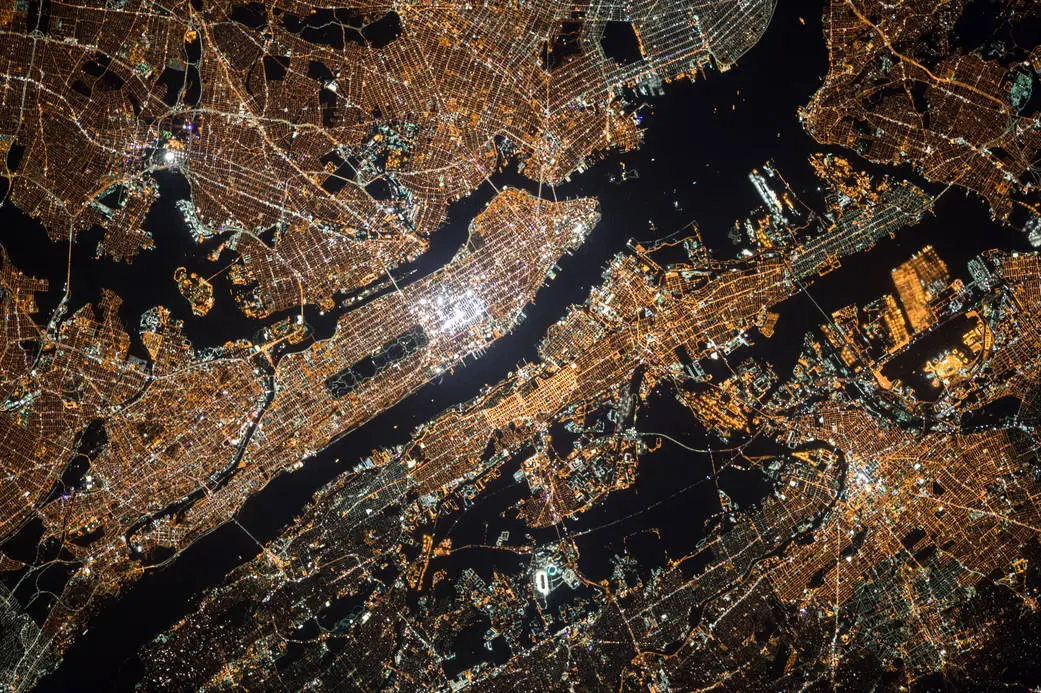
#> input picture iss045e066112.jpeg, 1041 x 693 px
$ jupyter execute --allow-errors nyc.ipynb
#> lines starting #> are read from the running program, lines starting #| are printed output that depends on the picture
[cell 1]
from tqdm import tqdm
import jax
import os

# change JAX GPU memory preallocation fraction
os.environ['XLA_PYTHON_CLIENT_MEM_FRACTION'] = '.95'

# jax.print_environment_info()

[cell 2]
import jax.numpy as jnp
# from IPython.display import YouTubeVideo

from pmwd import (
    Configuration,
    SimpleLCDM,
    boltzmann,
    white_noise, linear_modes,
    lpt,
    nbody,
    scatter,
)
from pmwd.vis_util import simshow

[cell 3]
from PIL import Image

import matplotlib.pyplot as plt

# Load the image
image_path = 'iss045e066112.jpeg'
image = Image.open(image_path)
#> image is the input picture: PIL image 1041x693 RGB; mean R, G, B 76.2, 60.1, 47

# Convert the image to grayscale
image = image.convert('L')
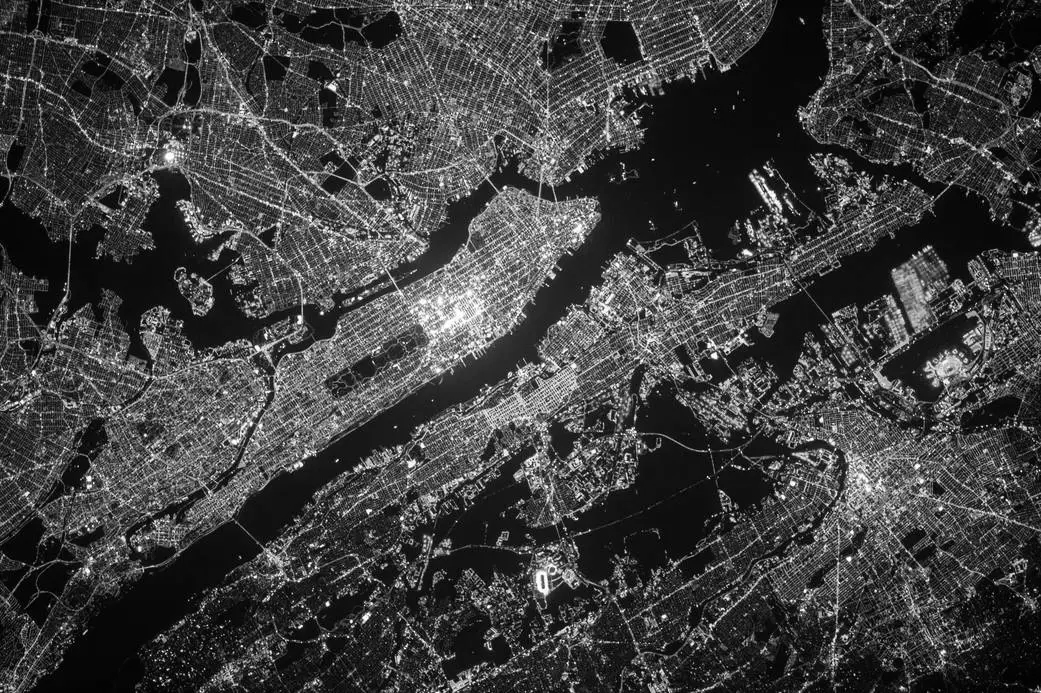
#> image: PIL image 1041x693 L; min 0, max 255, mean 63.4

# rotate
ang = -135
image = image.rotate(ang)
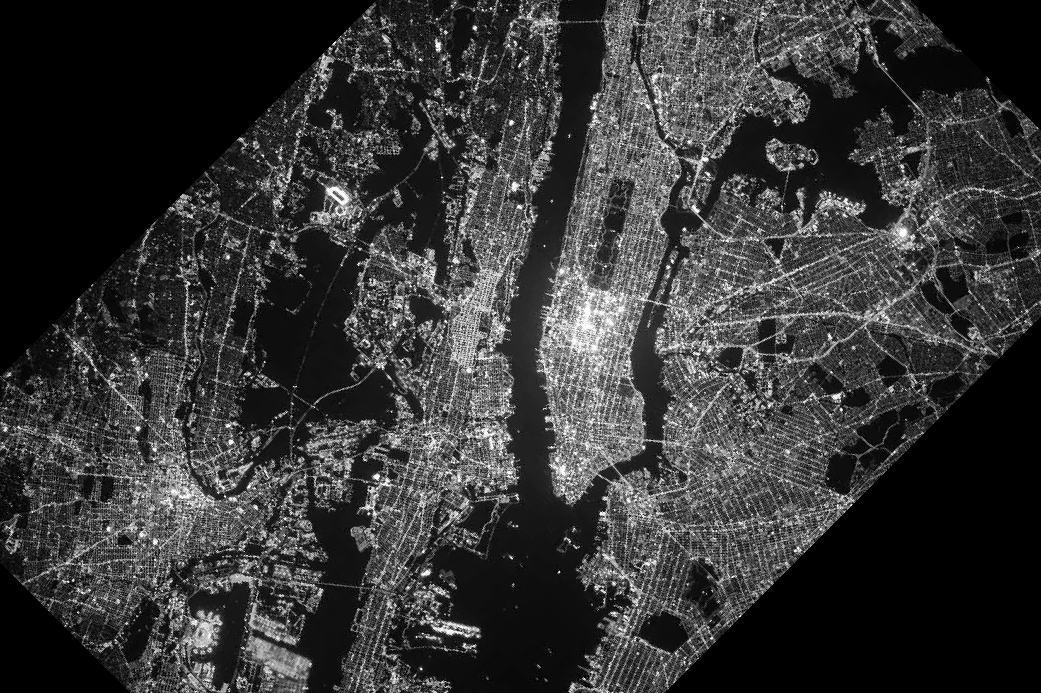
#> image: PIL image 1041x693 L; min 0, max 255, mean 54

# crop the pixture
xmin, ymin = 350, 50
xmax, ymax = xmin+512, ymin+512
image = image.crop((xmin, ymin, xmax, ymax))
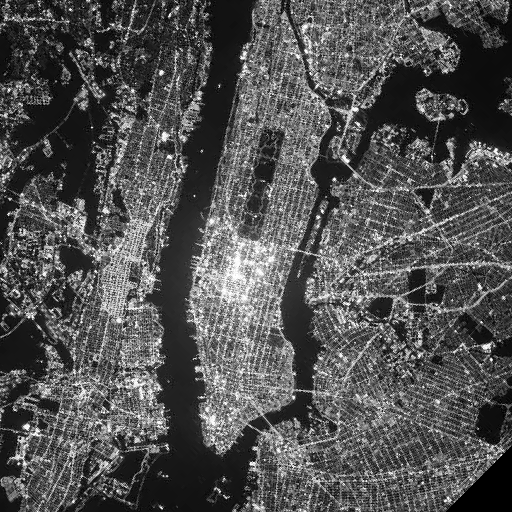
#> image: PIL image 512x512 L; min 0, max 255, mean 81.9

# add black space to the edges
targetdim = (640, 640)
new_im = Image.new("L", targetdim)
#> new_im: PIL image 640x640 L; every value is 0
new_im.paste(image, (64, 64))
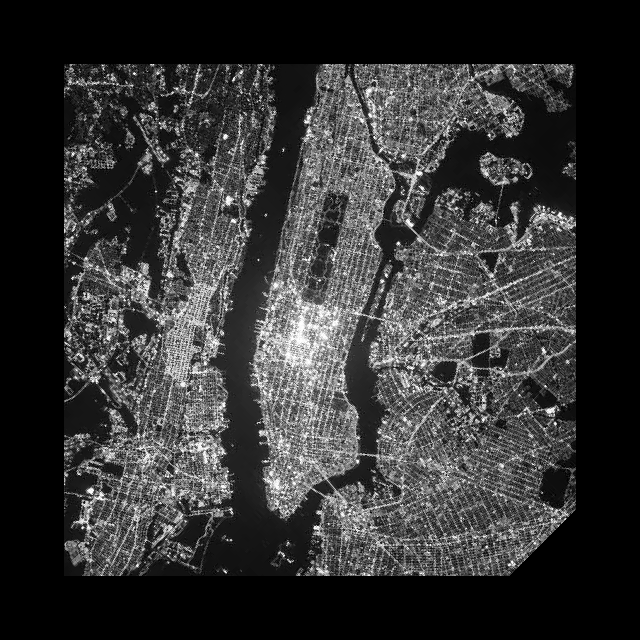
#> new_im: PIL image 640x640 L; min 0, max 255, mean 52.4
image = new_im

# downscale
# targetdim = (32, 32)
targetdim = (64, 64)
image = image.resize(targetdim)
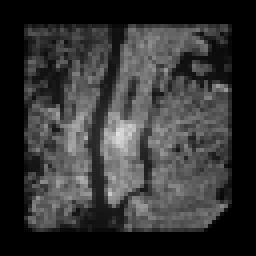
#> image: PIL image 64x64 L (shown 4 times larger); min 0, max 224, mean 52.5

# Convert the image to a numpy array
#> (the rest of this cell did not finish here and is left out)

[cell 4]
f, ax = plt.subplots()
ax.imshow(image, cmap='gray')
# ax.axis('off')

[cell 5]
ptcl_spacing = 10.
ptcl_grid_shape = (*targetdim, 16)
mesh_shape = (*targetdim, 16)

#> (a cell that did not finish here is left out)

[cell 7]
from functools import partial

from jax.example_libraries.optimizers import adam


def model(modes, cosmo, conf):
    modes = linear_modes(modes, cosmo, conf)
    ptcl, obsvbl = lpt(modes, cosmo, conf)
    ptcl, obsvbl = nbody(ptcl, obsvbl, cosmo, conf)
    dens = scatter_2d(ptcl, conf)
    return dens


def scatter_2d(ptcl, conf):
    dens = jnp.zeros(tuple(s for s in conf.mesh_shape), dtype=conf.float_dtype)
    dens = scatter(ptcl, conf, mesh=dens, val=1, cell_size=conf.cell_size / 2)
    return dens.sum(axis=2)


pmwdshow = partial(simshow, figsize=(27/4, 4), cmap='cividis', colorbar=False)


def obj(tgt, modes, cosmo, conf):
    dens = model(modes, cosmo, conf)
    return (dens - tgt).var() / tgt.var()


#> (the rest of this cell did not finish here and is left out)

#> (a cell that did not finish here is left out)

#> (a cell that did not finish here is left out)

#> (a cell that did not finish here is left out)

#> (a cell that did not finish here is left out)

#> (a cell that did not finish here is left out)

#> (a cell that did not finish here is left out)

#> (a cell that did not finish here is left out)

#> (a cell that did not finish here is left out)

[cell 16]
# ~~~ SET UP IMAGE ~~~
print('Setting up IMAGE...')
# Load the image
image_path = 'iss045e066112.jpeg'
image = Image.open(image_path)

# Convert the image to grayscale
image = image.convert('L')

# rotate
ang = -135
image = image.rotate(ang)

# pad black space around the edges
pad = 64
image = Image.new("L", (image.width+2*pad, image.height+2*pad), color=0)
#> image: PIL image 1169x821 L; every value is 0
image.paste(image, (pad, pad))

# crop the picture
xmin, ymin = 350, 50
xmax, ymax = xmin+512, ymin+512
image = image.crop((xmin, ymin, xmax, ymax))
#> image: PIL image 512x512 L; every value is 0

# [7 lines of commented-out code are left out]
image = image.resize(targetdim)
#> image: PIL image 64x64 L; every value is 0

# Convert the image to a numpy array
#> (the rest of this cell did not finish here and is left out)
